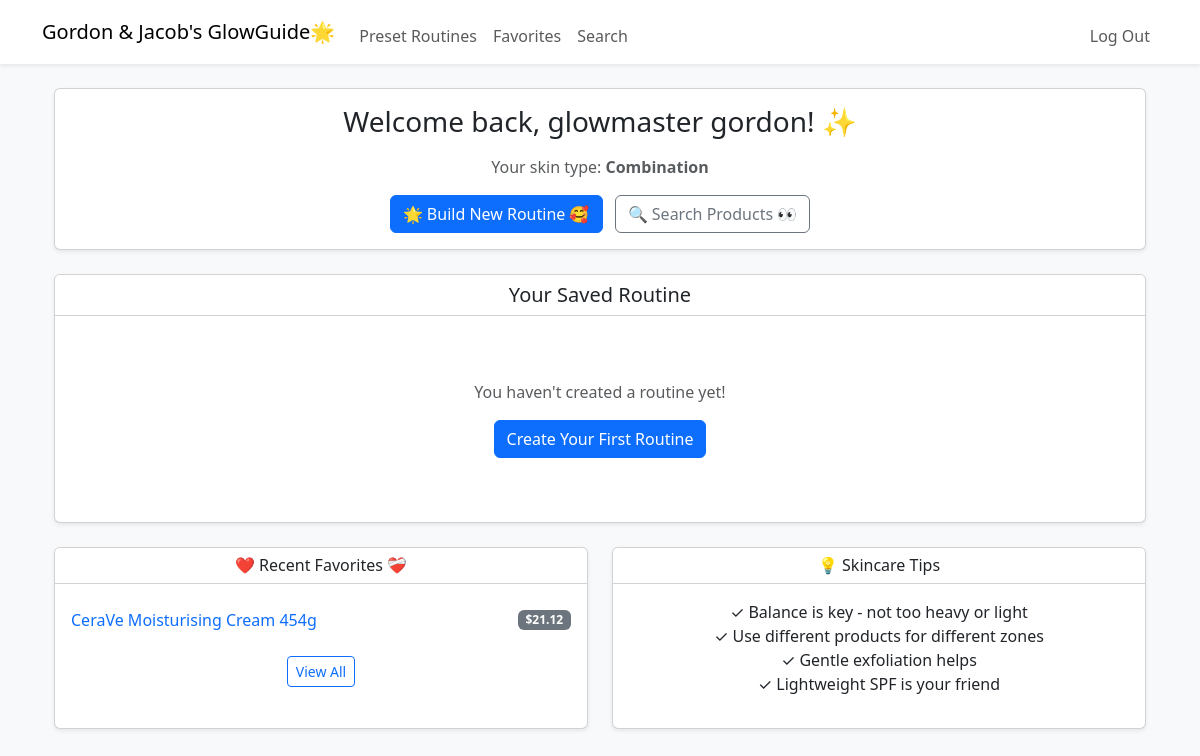
The page / (signed in) on the database its author committed.
### tables this page shows
CREATE TABLE users (
            user_id INTEGER PRIMARY KEY AUTOINCREMENT,
            username TEXT NOT NULL UNIQUE,
            hash TEXT NOT NULL
        , skintype TEXT);

CREATE TABLE "products" (
    id INTEGER PRIMARY KEY,
    product_name TEXT,
    product_url TEXT,
    product_type TEXT,
    price_usd REAL
);

### app.py (the view)
@app.route("/")
@login_required
def index():
    user_id = session["user_id"]
    user = db.execute("SELECT username, skintype FROM users WHERE user_id = ?", user_id)
    routine_products = db.execute("""
        SELECT products.id AS product_id, products.product_name, products.product_type, products.price_usd, products.product_url
        FROM products
        JOIN routine ON products.id = routine.product_id
        WHERE routine.user_id = ?
    """, user_id)
    favorites = db.execute("""
        SELECT products.id AS product_id, products.product_name, products.product_type, products.price_usd
        FROM products
        JOIN favorites ON products.id = favorites.product_id
        WHERE favorites.user_id = ?
        LIMIT 5
    """, user_id)
    return render_template("index.html",
                         user=user[0] if user else None,
                         routine=routine_products,
                         favorites=favorites)

### app.py (called while the page is built)
@app.after_request
def after_request(response):
    response.headers["Cache-Control"] = "no-cache, no-store, must-revalidate"
    response.headers["Expires"] = 0
    response.headers["Pragma"] = "no-cache"
    return response

### helpers.py (called while the page is built)
def login_required(f):
    @wraps(f)
    def decorated_function(*args, **kwargs):
        if session.get("user_id") is None:
            return redirect("/login")
        return f(*args, **kwargs)
    return decorated_function

### templates/index.html (shortened to what this page needs)
{% extends "layout.html" %}
{% block main %}
<div class="container mt-4">
    <div class="row mb-4">
        <div class="col-12">
            <div class="card shadow-sm">
                <div class="card-body text-center">
                    <h1 class="h3 mb-3">Welcome back, glowmaster {{ user.username }}! ✨</h1>
                    {% if user.skintype %}
                        <p class="text-muted">Your skin type: <strong>{{ user.skintype }}</strong></p>
                    {% endif %}
                    <div class="mt-3">
                        <a href="/preset" class="btn btn-primary me-2">
                            🌟 Build New Routine 🥰
                        </a>
                        <a href="/search" class="btn btn-outline-secondary">
                            🔍 Search Products 👀
                        </a>
                    </div>
                </div>
            </div>
        </div>
    </div>
    <div class="row mb-4">
        <div class="col-12">
            <div class="card shadow-sm">
                <div class="card-header bg-white">
                    <h2 class="h5 mb-0">Your Saved Routine</h2>
                </div>
                <div class="card-body">
                    {% if routine %}
                        <div class="table-responsive">
                            <table class="table table-hover">
                                <thead>
                                    <tr>
                                        <th>Product Name</th>
                                        <th>Type</th>
                                        <th>Price</th>
                                        <th>Action</th>
                                    </tr>
                                </thead>
                                <tbody>
                                    {% for product in routine %}
                                    <tr>
                                        <td>
                                            <a href="/product/{{ product.product_id }}" class="text-decoration-none">
                                                {{ product.product_name }}
                                            </a>
                                        </td>
                                        <td><span class="badge bg-info">{{ product.product_type }}</span></td>
                                        <td>${{ "%.2f"|format(product.price_usd) }}</td>
                                        <td>
                                            {% if product.product_url %}
                                                <a href="{{ product.product_url }}" target="_blank" class="btn btn-sm btn-outline-primary">
                                                    View
                                                </a>
                                            {% endif %}
                                        </td>
                                    </tr>
                                    {% endfor %}
                                </tbody>
                            </table>
                        </div>
                    {% else %}
                        <div class="text-center py-5">
                            <p class="text-muted mb-3">You haven't created a routine yet!</p>
                            <a href="/preset" class="btn btn-primary">Create Your First Routine</a>
                        </div>
                    {% endif %}
                </div>
            </div>
        </div>
    </div>
    <div class="row">
        <div class="col-md-6 mb-4">
            <div class="card shadow-sm h-100">
                <div class="card-header bg-white">
                    <h3 class="h6 mb-0">❤️ Recent Favorites ❤️‍🩹</h3>
                </div>
                <div class="card-body">
                    {% if favorites %}
                        <ul class="list-group list-group-flush">
                            {% for fav in favorites %}
                            <li class="list-group-item d-flex justify-content-between align-items-center px-0">
                                <a href="/product/{{ fav.product_id }}" class="text-decoration-none">
                                    {{ fav.product_name[:40] }}{% if fav.product_name|length > 40 %}...{% endif %}
                                </a>
                                <span class="badge bg-secondary">${{ "%.2f"|format(fav.price_usd) }}</span>
                            </li>
                            {% endfor %}
                        </ul>
                        <div class="text-center mt-3">
                            <a href="/favorites" class="btn btn-sm btn-outline-primary">View All</a>
                        </div>
                    {% else %}
                        <p class="text-muted text-center">No favorites yet</p>
                        <div class="text-center">
                            <a href="/search" class="btn btn-sm btn-primary">Start Searching</a>
                        </div>
                    {% endif %}
                </div>
            </div>
        </div>
        <div class="col-md-6 mb-4">
            <div class="card shadow-sm h-100">
                <div class="card-header bg-white">
                    <h3 class="h6 mb-0">💡 Skincare Tips</h3>
                </div>
                <div class="card-body">
                    {% if user.skintype == "Oily" %}
                        <ul class="list-unstyled">
                            <li>✓ Use oil-free, non-comedogenic products</li>
                            <li>✓ Look for salicylic acid and niacinamide</li>
                            <li>✓ Don't skip moisturizer!</li>
                            <li>✓ Always wear SPF</li>
                        </ul>
                    {% elif user.skintype == "Combination" %}
                        <ul class="list-unstyled">
                            <li>✓ Balance is key - not too heavy or light</li>
                            <li>✓ Use different products for different zones</li>
                            <li>✓ Gentle exfoliation helps</li>
                            <li>✓ Lightweight SPF is your friend</li>
                        </ul>
                    {% endif %}
                </div>
            </div>
        </div>
    </div>
</div>
{% endblock %}

### templates/layout.html (shortened to what this page needs)
<!DOCTYPE html>
<html lang="en">
<head>
    <link href="https://cdn.jsdelivr.net/npm/bootstrap@5.3.2/dist/css/bootstrap.min.css" rel="stylesheet">
    <link href="/static/styles.css" rel="stylesheet">
</head>
<body class="bg-light">
    <nav class="navbar navbar-expand-lg navbar-light bg-white shadow-sm mb-0">
        <div class="container">
            <a class="navbar-brand" href="/">Gordon & Jacob's GlowGuide🌟</a>
                    {% if session.get("user_id") %}
                         <ul class="navbar-nav me-auto mt-2">
                            <li class="nav-item"><a class="nav-link" href="/preset">Preset Routines</a></li>
                            <li class="nav-item"><a class="nav-link" href="/favorites">Favorites</a></li>
                             <li class="nav-item"><a class="nav-link" href="/search">Search</a></li>
                        </ul>
                        <ul class="navbar-nav ms-auto mt-2">
                            <li class="nav-item"><a class="nav-link" href="/logout">Log Out</a></li>
                        </ul>
                    {% else %}
                        <ul class="navbar-nav ms-auto mt-2">
                            <li class="nav-item"><a class="nav-link" href="/register">Register</a></li>
                            <li class="nav-item"><a class="nav-link" href="/login">Log In</a></li>
                        </ul>
                    {% endif %}
        </div>
    </nav>
    <main class="container pb-5 text-center">
        {% block main %}{% endblock %}
    </main>
</body>
</html>

### rows shown on the page
users: username "gordon", skintype "Combination"
products: product_name "CeraVe Moisturising Cream 454g", price_usd "21.12"
